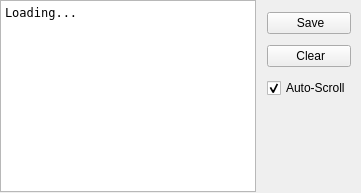
      <widget class="QWidget" name="logs">
       <attribute name="title">
        <string>Logs</string>
       </attribute>
       <layout class="QHBoxLayout" name="horizontalLayout_4">
        <property name="spacing">
         <number>1</number>
        </property>
        <property name="leftMargin">
         <number>0</number>
        </property>
        <property name="topMargin">
         <number>0</number>
        </property>
        <property name="rightMargin">
         <number>0</number>
        </property>
        <property name="bottomMargin">
         <number>1</number>
        </property>
        <item>
         <widget class="QPlainTextEdit" name="text_logs">
          <property name="font">
           <font>
            <family>DejaVu Sans Mono</family>
           </font>
          </property>
          <property name="verticalScrollBarPolicy">
           <enum>Qt::ScrollBarAsNeeded</enum>
          </property>
          <property name="horizontalScrollBarPolicy">
           <enum>Qt::ScrollBarAsNeeded</enum>
          </property>
          <property name="lineWrapMode">
           <enum>QPlainTextEdit::NoWrap</enum>
          </property>
          <property name="plainText">
           <string>Loading...</string>
          </property>
          <property name="textInteractionFlags">
           <set>Qt::LinksAccessibleByMouse|Qt::TextSelectableByKeyboard|Qt::TextSelectableByMouse</set>
          </property>
         </widget>
        </item>
        <item alignment="Qt::AlignTop">
         <widget class="QWidget" name="log_options" native="true">
          <property name="enabled">
           <bool>true</bool>
          </property>
          <property name="sizePolicy">
           <sizepolicy hsizetype="Preferred" vsizetype="Preferred">
            <horstretch>0</horstretch>
            <verstretch>0</verstretch>
           </sizepolicy>
          </property>
          <property name="minimumSize">
           <size>
            <width>0</width>
            <height>0</height>
           </size>
          </property>
          <layout class="QVBoxLayout" name="verticalLayout_8">
           <property name="sizeConstraint">
            <enum>QLayout::SetDefaultConstraint</enum>
           </property>
           <property name="leftMargin">
            <number>10</number>
           </property>
           <property name="topMargin">
            <number>12</number>
           </property>
           <property name="rightMargin">
            <number>10</number>
           </property>
           <item>
            <widget class="QPushButton" name="logs_save">
             <property name="cursor">
              <cursorShape>ArrowCursor</cursorShape>
             </property>
             <property name="acceptDrops">
              <bool>false</bool>
             </property>
             <property name="layoutDirection">
              <enum>Qt::LeftToRight</enum>
             </property>
             <property name="autoFillBackground">
              <bool>false</bool>
             </property>
             <property name="text">
              <string> Save</string>
             </property>
             <property name="icon">
              <iconset resource="../resources.qrc">
               <normaloff>:/16x16/document-save.svgz</normaloff>:/16x16/document-save.svgz</iconset>
             </property>
             <property name="iconSize">
              <size>
               <width>16</width>
               <height>16</height>
              </size>
             </property>
             <property name="autoDefault">
              <bool>false</bool>
             </property>
             <property name="default">
              <bool>false</bool>
             </property>
             <property name="flat">
              <bool>false</bool>
             </property>
            </widget>
           </item>
           <item>
            <spacer name="verticalSpacer_2">
             <property name="orientation">
              <enum>Qt::Vertical</enum>
             </property>
             <property name="sizeHint" stdset="0">
              <size>
               <width>20</width>
               <height>5</height>
              </size>
             </property>
            </spacer>
           </item>
           <item>
            <widget class="QPushButton" name="logs_clear">
             <property name="text">
              <string> Clear</string>
             </property>
             <property name="icon">
              <iconset resource="../resources.qrc">
               <normaloff>:/16x16/edit-clear.svgz</normaloff>:/16x16/edit-clear.svgz</iconset>
             </property>
             <property name="iconSize">
              <size>
               <width>16</width>
               <height>16</height>
              </size>
             </property>
             <property name="shortcut">
              <string>Ctrl+L</string>
             </property>
            </widget>
           </item>
           <item>
            <spacer name="verticalSpacer_3">
             <property name="orientation">
              <enum>Qt::Vertical</enum>
             </property>
             <property name="sizeHint" stdset="0">
              <size>
               <width>20</width>
               <height>5</height>
              </size>
             </property>
            </spacer>
           </item>
           <item>
            <widget class="QCheckBox" name="logs_autoscroll">
             <property name="text">
              <string>Auto-Scroll</string>
             </property>
             <property name="checked">
              <bool>true</bool>
             </property>
            </widget>
           </item>
          </layout>
         </widget>
        </item>
       </layout>
      </widget>
